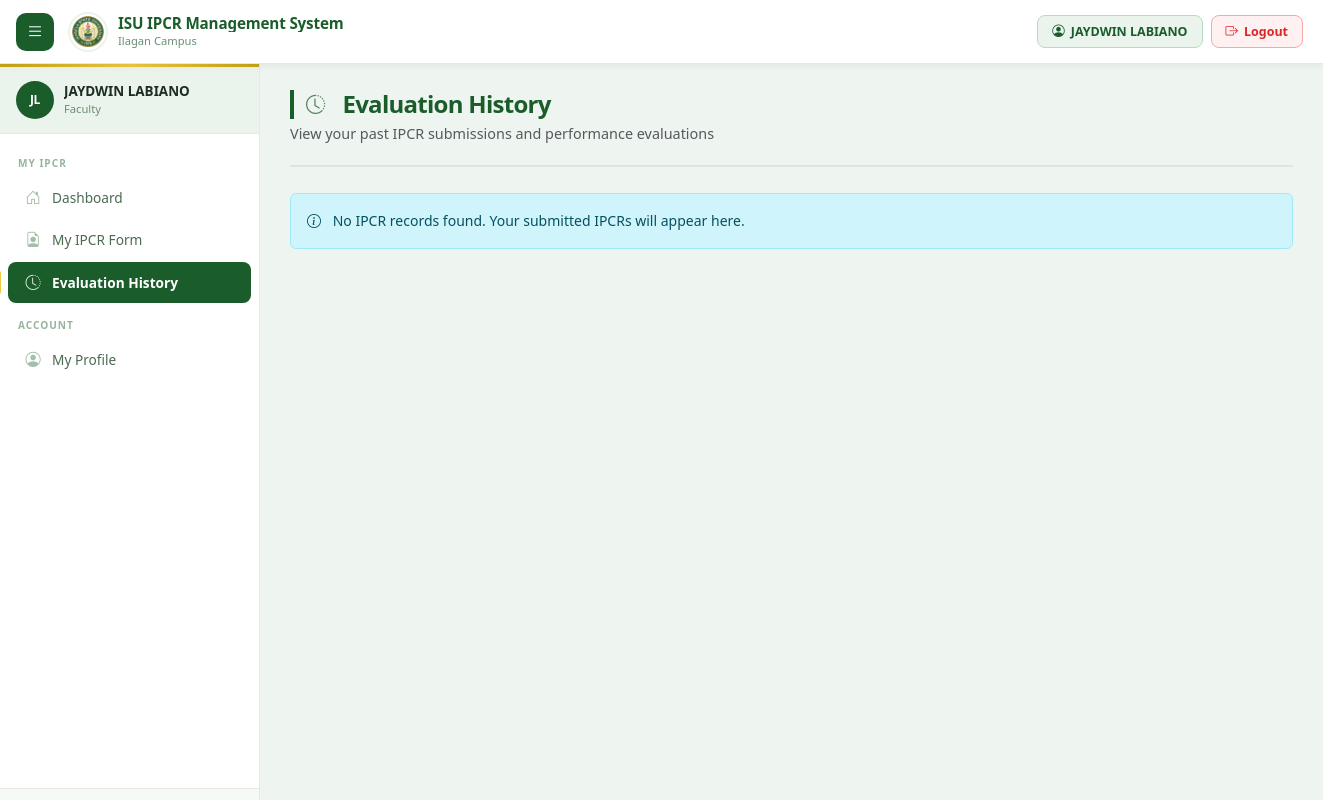
Before: /faculty/history.php (signed in) with the older database file.
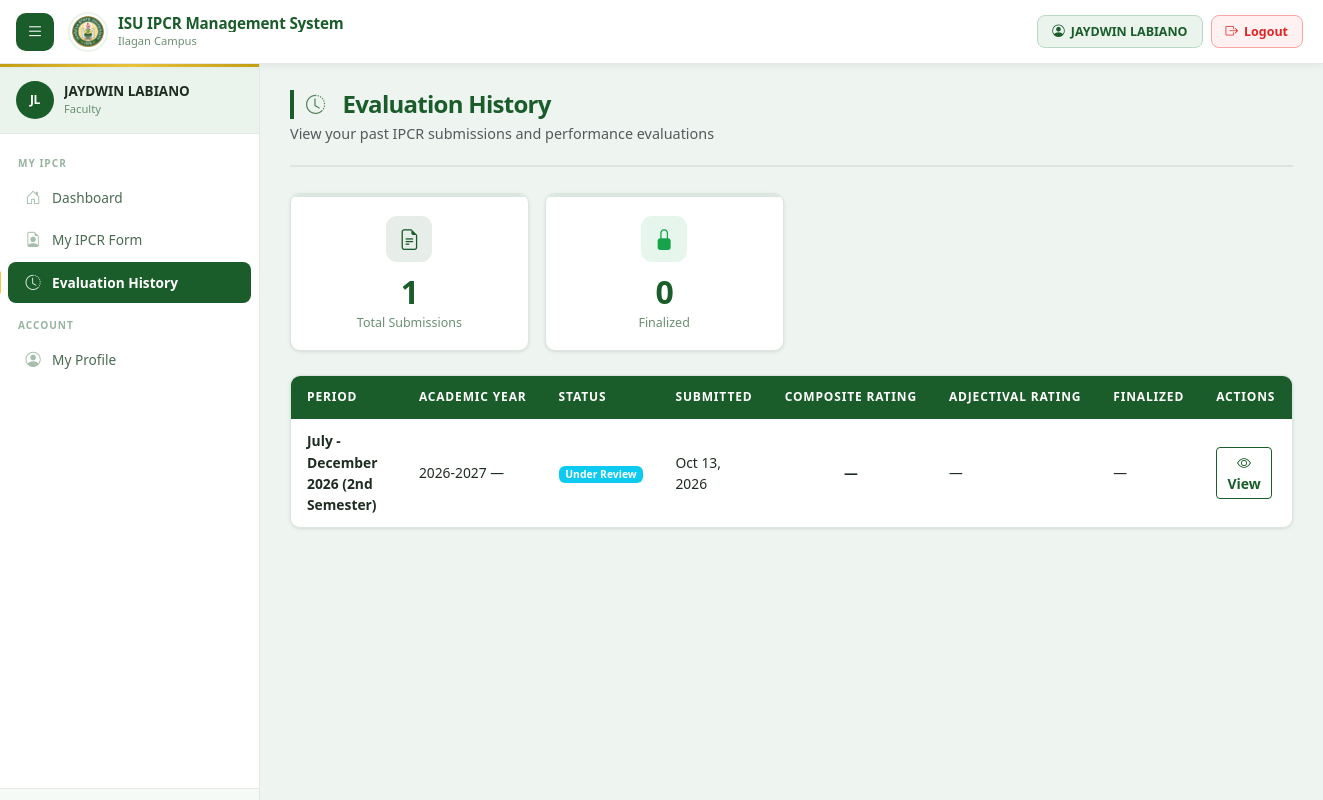
After: the same page with the newer database file.
### tables this page shows
CREATE TABLE `ipcr_forms` (
  `id` int(11) NOT NULL,
  `period_id` int(11) NOT NULL,
  `user_id` int(11) NOT NULL,
  `template_id` int(11) NOT NULL,
  `status` enum('draft','submitted','under_review','reviewed','returned','approved','finalized') DEFAULT 'draft',
  `is_late` tinyint(1) DEFAULT 0,
  `has_extension` tinyint(1) DEFAULT 0,
  `extension_used_at` datetime DEFAULT NULL,
  `submitted_at` datetime DEFAULT NULL,
  `reviewed_at` datetime DEFAULT NULL,
  `reviewed_by` int(11) DEFAULT NULL,
  `approved_at` datetime DEFAULT NULL,
  `approved_by` int(11) DEFAULT NULL,
  `finalized_at` datetime DEFAULT NULL,
  `return_remarks` text DEFAULT NULL,
  `dean_remarks` text DEFAULT NULL,
  `admin_remarks` text DEFAULT NULL,
  `composite_rating` decimal(5,3) DEFAULT NULL,
  `adjectival_rating` varchar(50) DEFAULT NULL,
  `created_at` timestamp NOT NULL DEFAULT current_timestamp(),
  `updated_at` timestamp NOT NULL DEFAULT current_timestamp() ON UPDATE current_timestamp()
);

CREATE TABLE `rating_periods` (
  `id` int(11) NOT NULL,
  `name` varchar(200) NOT NULL,
  `academic_year` varchar(20) DEFAULT NULL,
  `semester` varchar(20) DEFAULT NULL,
  `start_date` date DEFAULT NULL,
  `end_date` date DEFAULT NULL,
  `submission_deadline` date DEFAULT NULL,
  `review_deadline` date DEFAULT NULL,
  `status` enum('draft','open','rating','closed','archived') DEFAULT 'draft',
  `template_id` int(11) DEFAULT NULL,
  `created_by` int(11) DEFAULT NULL,
  `created_at` timestamp NOT NULL DEFAULT current_timestamp(),
  `updated_at` timestamp NOT NULL DEFAULT current_timestamp() ON UPDATE current_timestamp()
);

### config/constants.php (called while the page is built, shortened)
<?php
$STATUS_LABELS = [
    'draft'        => 'Draft',
    'submitted'    => 'Submitted',
    'under_review' => 'Under Review',
    'reviewed'     => 'Reviewed',
    'returned'     => 'Returned',
    'approved'     => 'Approved',
    'finalized'    => 'Finalized',
];
$STATUS_COLORS = [
    'draft'        => 'secondary',
    'submitted'    => 'primary',
    'under_review' => 'info',
    'reviewed'     => 'warning',
    'returned'     => 'danger',
    'approved'     => 'success',
    'finalized'    => 'dark',
];

### faculty/history.php (the view, shortened to what this page needs)
<?php
require_once __DIR__ . '/../includes/header.php';
$db = getDB();
$viewUserId = $currentUserId;
$viewUser = $currentUser;
$myForms = $db->prepare("
    SELECT f.*,
           COALESCE(p.name, 'Unknown Period') as period_name,
           p.academic_year,
           p.semester
    FROM ipcr_forms f
    LEFT JOIN rating_periods p ON f.period_id = p.id
    WHERE f.user_id = ?
    ORDER BY f.created_at DESC
");
$myForms->execute([$viewUserId]);
$myForms = $myForms->fetchAll();
?>
<div class="page-header">
  <div class="page-header-left">
    <h1><i class="bi bi-clock-history me-2"></i>Evaluation History<?php if ($viewUserId !== $currentUserId): ?> - <?= h(fullName($viewUser)) ?><?php endif; ?></h1>
    <p class="text-muted mb-0 mt-1" style="font-size: 0.9rem;">
      <?php if ($viewUserId !== $currentUserId): ?>
        View IPCR submissions and performance evaluations for <?= h($viewUser['first_name']) ?>
      <?php else: ?>
        View your past IPCR submissions and performance evaluations
      <?php endif; ?>
    </p>
  </div>
</div>
<?php if (!$myForms): ?>
<div class="alert alert-info">
  <i class="bi bi-info-circle me-2"></i>
  No IPCR records found. Your submitted IPCRs will appear here.
</div>
<?php else: ?>
<?php
$finalized = array_filter($myForms, fn($f) => $f['status'] === 'finalized');
?>
<div class="row g-3 mb-4">
  <div class="col-6 col-md-3">
    <div class="metric-card text-center">
      <div class="metric-icon metric-icon-primary mx-auto"><i class="bi bi-file-earmark-text"></i></div>
      <div class="metric-value"><?= count($myForms) ?></div>
      <div class="metric-label">Total Submissions</div>
    </div>
  </div>
  <div class="col-6 col-md-3">
    <div class="metric-card text-center">
      <div class="metric-icon metric-icon-success mx-auto"><i class="bi bi-lock-fill"></i></div>
      <div class="metric-value"><?= count($finalized) ?></div>
      <div class="metric-label">Finalized</div>
    </div>
  </div>
</div>
<div class="table-container">
  <table class="ipcr-table">
    <thead>
      <tr>
        <th>Period</th>
        <th>Academic Year</th>
        <th>Status</th>
        <th>Submitted</th>
        <th>Composite Rating</th>
        <th>Adjectival Rating</th>
        <th>Finalized</th>
        <th>Actions</th>
      </tr>
    </thead>
    <tbody>
      <?php foreach ($myForms as $f): ?>
      <tr>
        <td><strong><?= h($f['period_name']) ?></strong></td>
        <td><?= h($f['academic_year']) ?> — <?= h(ucfirst($f['semester'])) ?></td>
        <td><?= statusBadge($f['status']) ?></td>
        <td class="text-muted-sm">
          <?= $f['submitted_at'] ? h(date('M d, Y', strtotime($f['submitted_at']))) : '—' ?>
        </td>
        <td class="text-center fw-bold">
          <?= $f['composite_rating'] ? number_format($f['composite_rating'], 2) : '—' ?>
        </td>
        <td><?= h($f['adjectival_rating'] ?? '—') ?></td>
        <td class="text-muted-sm">
          <?= $f['finalized_at'] ? h(date('M d, Y', strtotime($f['finalized_at']))) : '—' ?>
        </td>
        <td>
          <a href="<?= BASE_URL ?>/faculty/ipcr-view.php?id=<?= $f['id'] ?>" class="btn btn-sm btn-outline-primary me-1">
            <i class="bi bi-eye"></i> View
          </a>
        </td>
      </tr>
      <?php endforeach; ?>
    </tbody>
  </table>
</div>
<?php endif; ?>
<?php require_once __DIR__ . '/../includes/footer.php'; ?>

### config/auth.php (shortened to what this page needs)
<?php
require_once __DIR__ . '/constants.php';
function h(mixed $val): string {
    return htmlspecialchars((string)($val ?? ''), ENT_QUOTES, 'UTF-8');
}
function statusBadge(string $status): string {
    global $STATUS_LABELS, $STATUS_COLORS;
    $label = $STATUS_LABELS[$status] ?? $status;
    $color = $STATUS_COLORS[$status] ?? 'secondary';
    return "<span class=\"badge bg-{$color}\">" . h($label) . "</span>";
}

Changed rows visible on the page:
added ipcr_forms: status "0", period_name "July - December 2026 (2nd Semester)", period.academic_year "2026-2027", status "Under Review", submitted_at "Oct 13, 2026", adjectival_rating "—"
Other visible differences:
count($myForms): (not shown) → "1"
text no longer shown: "No IPCR records found. Your submitted IPCRs will appear here."
text now shown: "Total Submissions Finalized PERIOD ACADEMIC YEAR STATUS SUBMITTED COMPOSITE RATING ADJECTIVAL RATING FINALIZED ACTIONS"
